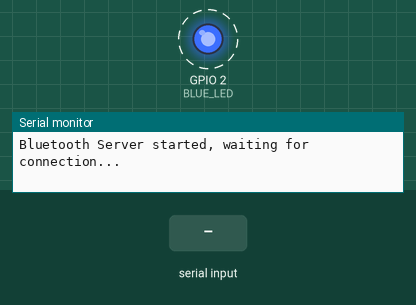
Bench run of a sketch on a simulated ESP32. Shown: output pins drawn as LEDs (lit = HIGH), the last lines printed to the serial monitor. Dashed ring = blinking. Inputs (shaded band) come from the test bench. Nothing arrives over Bluetooth unless stated.

Above: at 6.8 s.
6.9 s: "1" received over the second serial link
At 8.4 s:
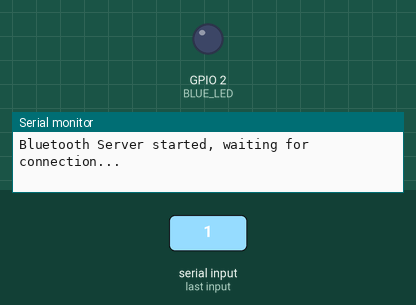
At 9.8 s:
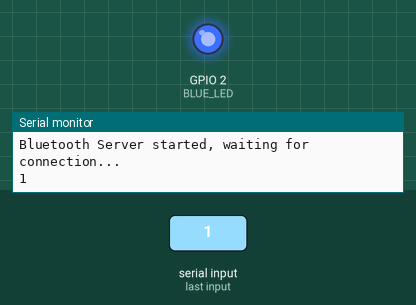
Timing chart, 0 to 16.5 s (numbered marks = the images above; inputs shaded):
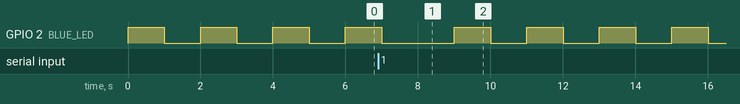

The sketch:

BL_Communication.ino
```cpp
#include "BluetoothSerial.h"

// Check if Bluetooth is available
#if !defined(CONFIG_BT_ENABLED) || !defined(CONFIG_BLUEDROID_ENABLED)
#error Bluetooth is not enabled! Please run `make menuconfig` to and enable it
#endif

// Check Serial Port Profile
#if !defined(CONFIG_BT_SPP_ENABLED)
#error Serial Port Profile for Bluetooth is not available or not enabled. It is only available for the ESP32 chip.
#endif

BluetoothSerial SerialBT;

int BLUE_LED = 2;
bool hasSentMessage = false;

void setup() {
  pinMode(BLUE_LED, OUTPUT);
  Serial.begin(115200);
  SerialBT.begin("ESP32_SERVER");  // Bluetooth device name
  Serial.println("Bluetooth Server started, waiting for connection...");
}

void loop() {
  if (SerialBT.hasClient()) {

    // Toggle blue LED to verify connection
    digitalWrite(BLUE_LED, HIGH);
    delay(1000);
    digitalWrite(BLUE_LED, LOW);
    delay(1000);

    // Check if data is available from the app
    if (SerialBT.available()) {
      String receivedMessage = SerialBT.readString();  // Read the incoming data
      Serial.println(receivedMessage);  // Print to Serial Monitor

      // Respond to the app
      String response = "Sent from ESP (Server) to App (Client)";
      SerialBT.write((uint8_t*)response.c_str(), response.length());
    }
  }
}
```

Measured:
- by itself, GPIO 2 (BLUE_LED): repeats every 2.0 s: HIGH 1.0 s, LOW 1.0 s
